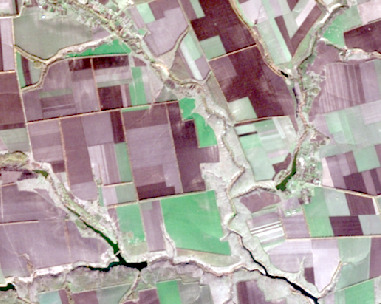
#> input picture satellite-segmentation/low_quality.jpg, 381 x 304 px
$ python sift_flann_matching.py
#> lines starting #> are read from the running program, lines starting #| are printed output that depends on the picture; after the words box and inside, x2 and y2 are one past the last pixel; in counts of white or black regions, pixels touching at a corner belong together; long printed decimals are rounded
import os
import cv2
from matplotlib import pyplot as plt

def to_rgb(img):
    return cv2.cvtColor(img, cv2.COLOR_BGR2RGB) if len(img.shape) == 3 else img

def display_adjacent_images(img1, img2, title1, title2, cmap1=None, cmap2=None):
    plt.figure(figsize=(10, 5))
    plt.subplot(1, 2, 1)
    plt.imshow(to_rgb(img1), cmap=cmap1)
    plt.title(title1)
    plt.axis('off')

    plt.subplot(1, 2, 2)
    plt.imshow(to_rgb(img2), cmap=cmap2)
    plt.title(title2)
    plt.axis('off')

    plt.tight_layout()
    plt.show()

def read_image(path):
    img = cv2.imread(path)
#> img is the input picture: shape (304, 381, 3); mean B, G, R 159.7, 161.8, 172.9
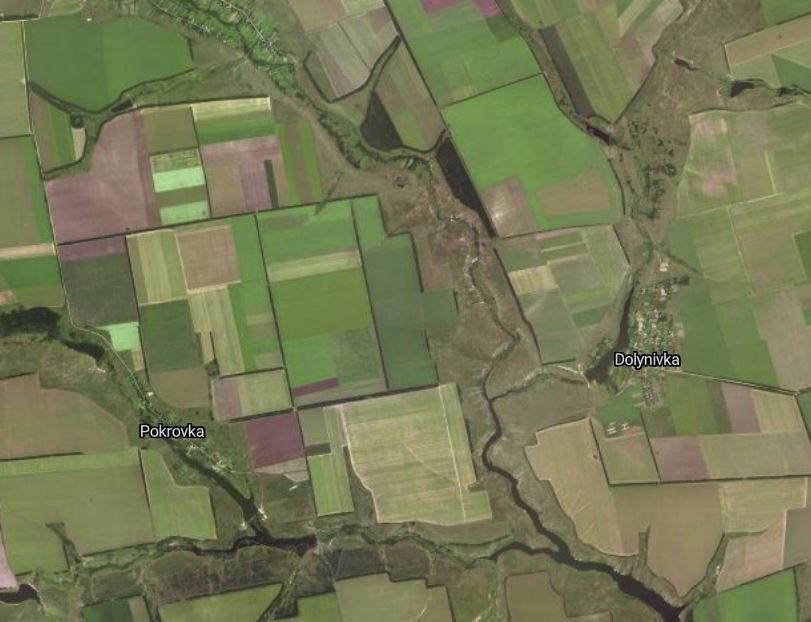
#> input picture satellite-segmentation/high_quality.jpg, 811 x 622 px
#> in read_image, img is the input picture: shape (622, 811, 3); mean B, G, R 84.3, 121.8, 116.7
    return img

def preprocess_image(img):
    gray = cv2.cvtColor(img.copy(), cv2.COLOR_BGR2GRAY)
    gray = cv2.GaussianBlur(gray, (3, 3), 0)
    edged = cv2.Canny(gray, 100, 200)
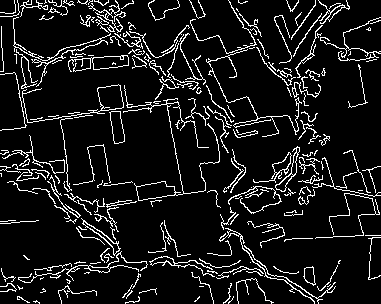
#> edged: shape (304, 381); 9.6% white in thin lines or dots
    kernel = cv2.getStructuringElement(cv2.MORPH_RECT, (7, 7))
    closed = cv2.morphologyEx(edged, cv2.MORPH_CLOSE, kernel)
#> closed: shape (304, 381); 24.8% white; 8 white regions (4 under 20 px), largest, box (x1, y1, x2, y2) and area: (0, 0, 381, 304) 28428, (148, 0, 180, 21) 104, (0, 220, 39, 224) 78, (238, 0, 248, 4) 33
#> in preprocess_image (call 2), `gray = cv2.cvtColor(img.copy(), cv2.COLOR_BGR2GRAY)`:
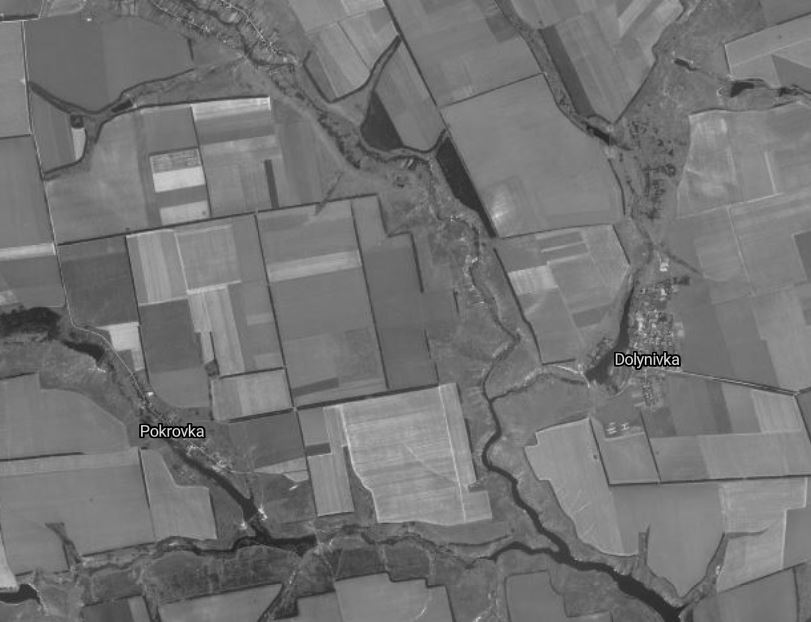
#> gray: shape (622, 811); min 0, max 255, mean 116
#> in preprocess_image (call 2), `edged = cv2.Canny(gray, 100, 200)`: edged: shape (622, 811); 2.1% white in thin lines or dots
#> in preprocess_image (call 2), `closed = cv2.morphologyEx(edged, cv2.MORPH_CLOSE, kernel)`:
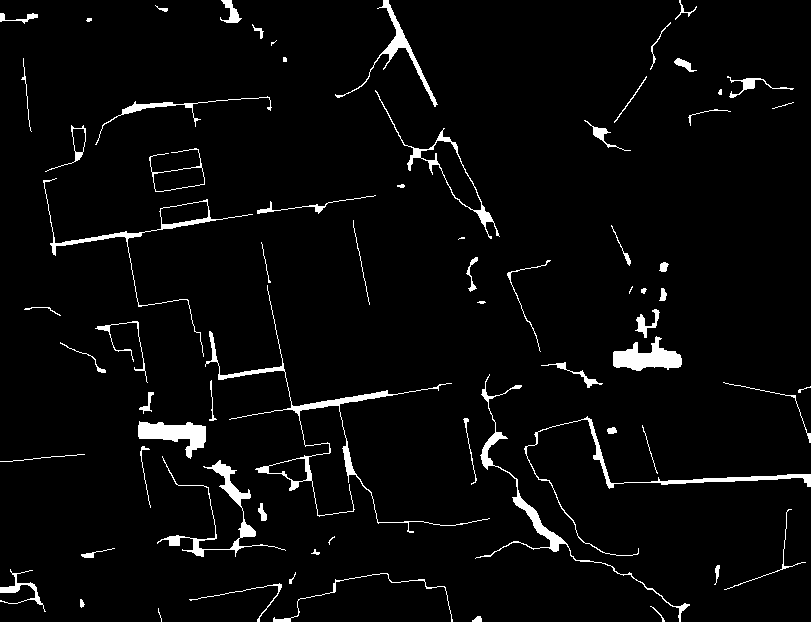
#> closed: shape (622, 811); 3.7% white; 70 white regions (9 under 20 px)
    return closed

def find_contours(img, original_img):
    if len(img.shape) == 3:
        gray = cv2.cvtColor(img, cv2.COLOR_BGR2GRAY)
    else:
        gray = img
    contours, _ = cv2.findContours(gray, cv2.RETR_EXTERNAL, cv2.CHAIN_APPROX_SIMPLE)
#> contours = 8 contours, 4 with area under 20; largest, box (x1, y1, x2, y2) and area: (0, 0, 381, 304) 64996, (148, 0, 180, 21) 46, (0, 220, 39, 224) 38, (238, 0, 248, 4) 21
    img_with_contours = original_img.copy()
    cv2.drawContours(img_with_contours, contours, -1, (0, 255, 0), 2)
    total = 0

    for c in contours:
        x, y, w, h = cv2.boundingRect(c)
        area = w * h
        print(f"Contour Area: {area}")
        total += 1
#> this loop made 8 passes
#> (x, y, w, h, area) on passes 1, 2, 4, 5, 6, 7, 8: (194, 296, 6, 8, 48), (40, 288, 6, 5, 30), (23, 255, 7, 5, 35), (0, 220, 39, 4, 156), (238, 0, 10, 4, 40), (148, 0, 32, 21, 672), (0, 0, 381, 304, 115824)
#| Contour Area: 48
#| Contour Area: 30
#| Contour Area: 12
#| Contour Area: 35
#| Contour Area: 156
#| Contour Area: 40
#| Contour Area: 672
#| Contour Area: 115824
#> after the loop, total = 8

    print(f"Found {total} contours.")
#| Found 8 contours.
#> in find_contours (call 2), `contours, _ = cv2.findContours(gray, cv2.RETR_EXTERNAL, cv2.CHAIN_APPR..`: contours = 70 contours, 25 with area under 20; largest, box (x1, y1, x2, y2) and area: (375, 90, 500, 239) 2164, (205, 285, 490, 533) 1855, (43, 178, 253, 357) 1361, (613, 336, 682, 371) 1180, (138, 421, 206, 459) 1152
#> in find_contours (call 2), `cv2.drawContours(img_with_contours, contours, -1, (0, 255, 0), 2)`:
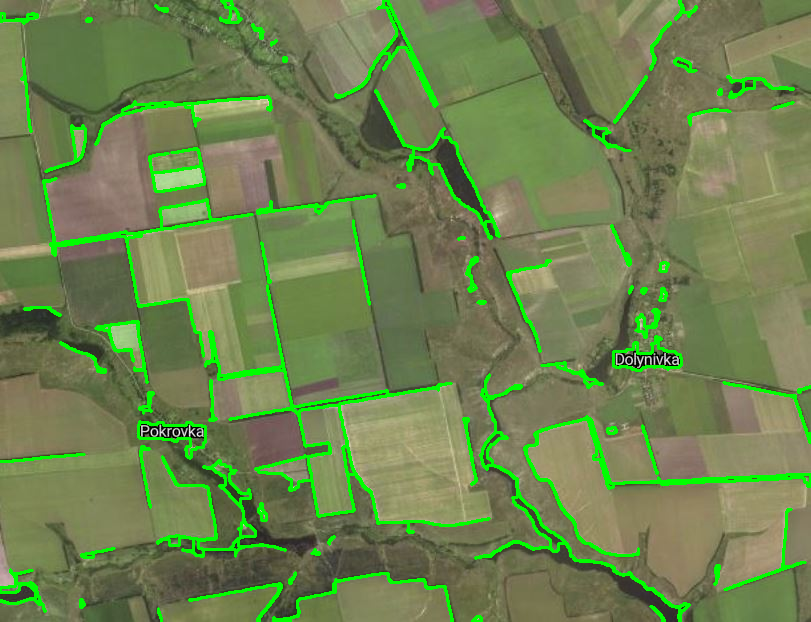
#> img_with_contours: shape (622, 811, 3); mean B, G, R 79.2, 131, 109.8
#> the loop in find_contours (call 2), `for c in contours:` made 70 passes
#> (x, y, w, h, area) on passes 1 to 12: (472, 616, 10, 6, 60), (158, 608, 4, 14, 56), (650, 606, 15, 16, 240), (80, 599, 5, 9, 45), (189, 583, 93, 39, 3627), (273, 573, 180, 49, 8820), (289, 572, 7, 12, 84), (0, 569, 46, 43, 1978), (714, 565, 6, 20, 120), (311, 549, 9, 6, 54), (81, 548, 34, 10, 340), (328, 536, 7, 9, 63)
#| Contour Area: 60
#| Contour Area: 56
#| Contour Area: 240
#| Contour Area: 45
#| Contour Area: 3627
#| Contour Area: 8820
#| Contour Area: 84
#| Contour Area: 1978
#> (further printed lines are left out)
#> after the loop in find_contours (call 2), `for c in contours:`: total = 70
#| Found 70 contours.
#> in to_rgb (call 3), `return cv2.cvtColor(img, cv2.COLOR_BGR2RGB) if len(img.shape) == 3 els..`:
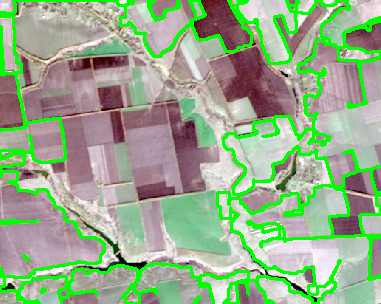
#> returned value: shape (304, 381, 3); mean R, G, B 150.3, 173.3, 139.1
    return img_with_contours

def sift_feature_matching(img1, img2, original_img1, original_img2):
    sift = cv2.SIFT_create()

    kp1, des1 = sift.detectAndCompute(img1, None)
#> kp1 = 679 keypoints; strongest (x, y, size): (44, 290, 2.6), (60, 187, 4.8), (309, 172, 7.3), (250, 223, 3)
    kp2, des2 = sift.detectAndCompute(img2, None)
#> kp2 = 388 keypoints; strongest (x, y, size): (285, 59, 3.2), (269, 281, 2), (643, 291, 3.6), (490, 237, 2)

    FLANN_INDEX_KDTREE = 1
    index_params = dict(algorithm=FLANN_INDEX_KDTREE, trees=5)
    search_params = dict(checks=50)
    flann = cv2.FlannBasedMatcher(index_params, search_params)
    matches = flann.knnMatch(des1, des2, k=2)
#> matches = 679 matches

    matchesMask = [[0, 0] for i in range(len(matches))]
#> matchesMask = 679 pairs, first value 0 to 0, second value 0 to 0

    valid_matches = 0
    for i, pair in enumerate(matches):
        if len(pair) == 2 and pair[0].distance < 0.8 * pair[1].distance:
            matchesMask[i] = [1, 0]
            valid_matches += 1
#> after the loop, matchesMask = 679 pairs, first value 0 to 1, second value 0 to 0; valid_matches = 70

    draw_params = dict(matchColor=(0, 255, 0),
                       singlePointColor=(255, 0, 0),
                       matchesMask=matchesMask,
                       flags=cv2.DrawMatchesFlags_DEFAULT)
#> draw_params = 4 items

    img3 = cv2.drawMatchesKnn(original_img1, kp1, original_img2, kp2, matches, None, **draw_params)
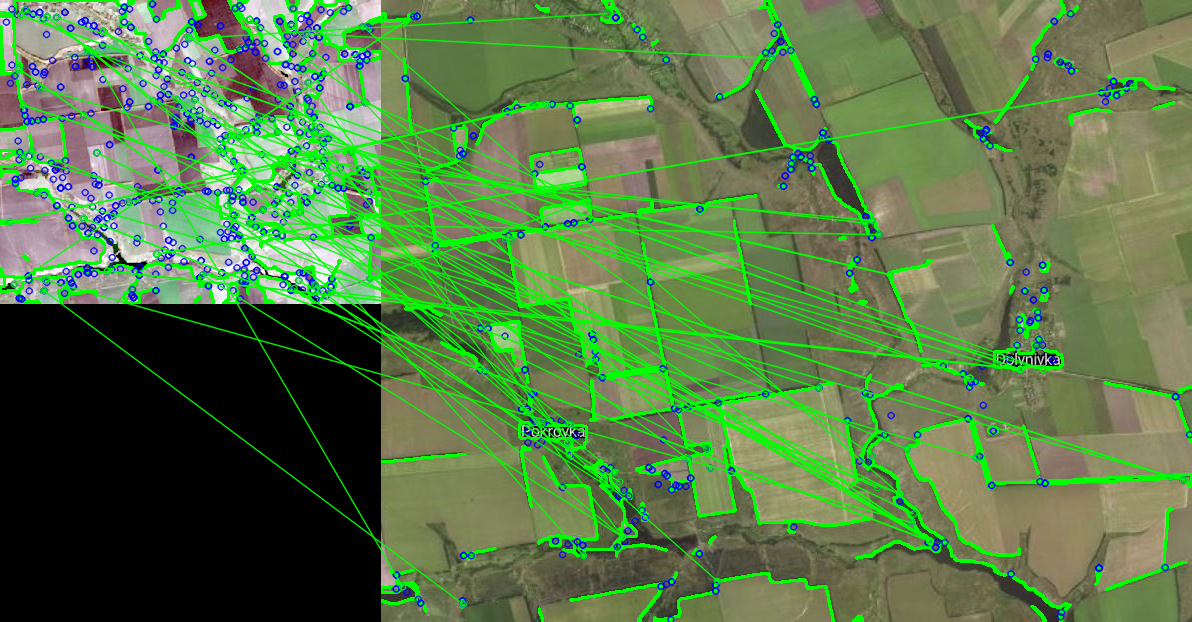
#> img3: shape (622, 1192, 3); mean B, G, R 72, 120.7, 88.1

    cv2.imshow('sift_feature_matching', img3)
    if cv2.waitKey(0) & 0xff == 27:
#> (key Esc is pressed here)
        cv2.destroyAllWindows()
    print("Number of valid matches:", valid_matches)
#| Number of valid matches: 70
    print("Probability of identification:", valid_matches / len(matches))
#| Probability of identification: 0.1031

if __name__ == "__main__":
    images_dir = os.path.join(os.path.dirname(os.path.abspath(__file__)), "..", "satellite-segmentation")
    path1 = os.path.join(images_dir, "low_quality.jpg")
    path2 = os.path.join(images_dir, "high_quality.jpg")

    img1 = read_image(path1)
    img2 = read_image(path2)

    display_adjacent_images(img1, img2, "Low quality", "High quality")

    preprocessed_img1 = preprocess_image(img1)
    preprocessed_img2 = preprocess_image(img2)

    img1 = find_contours(preprocessed_img1, img1)
    img2 = find_contours(preprocessed_img2, img2)

    display_adjacent_images(img1, img2, "Low quality", "High quality")

    sift_feature_matching(preprocessed_img1, preprocessed_img2, img1, img2)
